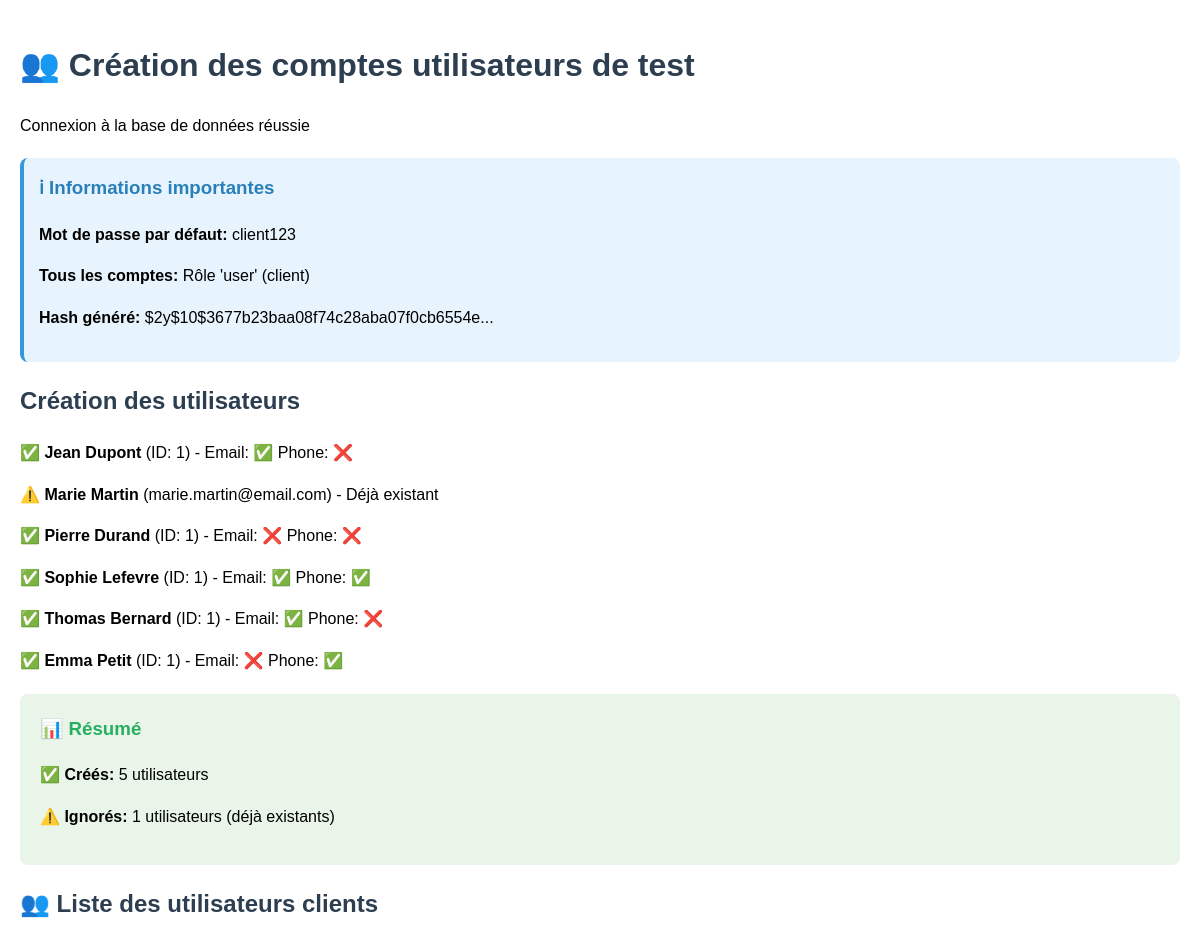
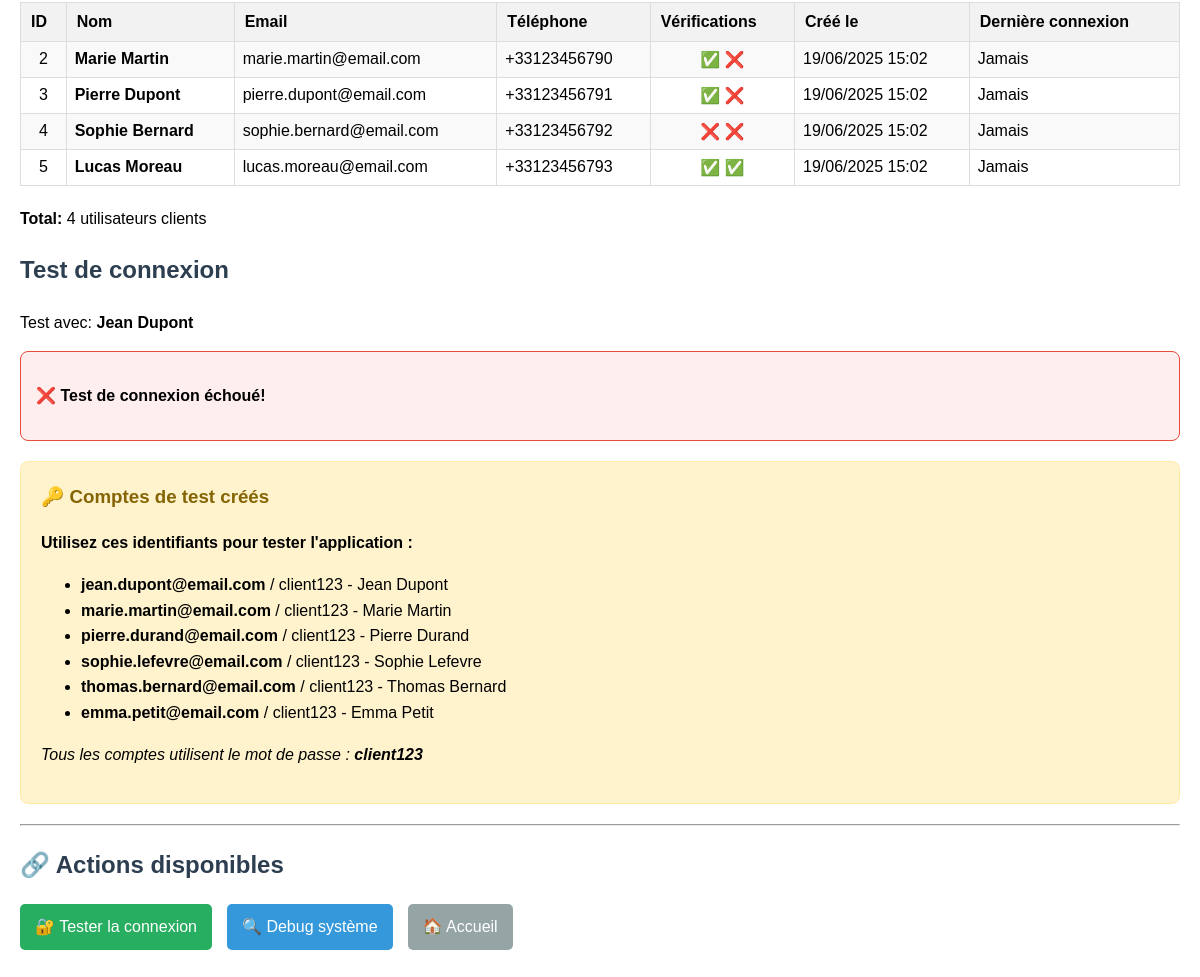
Page /public/create-test-users.php on the committed database (2 pictures, top to bottom).
### tables this page shows
CREATE TABLE IF NOT EXISTS users (
    user_id INT AUTO_INCREMENT PRIMARY KEY,
    first_name VARCHAR(50) NOT NULL,
    last_name VARCHAR(50) NOT NULL,
    email VARCHAR(100) UNIQUE NOT NULL,
    phone VARCHAR(20) NOT NULL,
    password_hash VARCHAR(255) NOT NULL,
    role ENUM('user', 'admin') DEFAULT 'user',
    status ENUM('active', 'inactive', 'deleted') DEFAULT 'active',
    profile_image VARCHAR(255) DEFAULT NULL,
    created_at TIMESTAMP DEFAULT CURRENT_TIMESTAMP,
    updated_at TIMESTAMP DEFAULT CURRENT_TIMESTAMP ON UPDATE CURRENT_TIMESTAMP,
    last_login TIMESTAMP NULL,
    email_verified BOOLEAN DEFAULT FALSE,
    phone_verified BOOLEAN DEFAULT FALSE
);

### public/create-test-users.php (the view, shortened to what this page needs)
<?php
echo "<h1>👥 Création des comptes utilisateurs de test</h1>";
try {
    $pdo = new PDO('mysql:host=localhost;dbname=parking_management_system', 'root', '');
    $pdo->setAttribute(PDO::ATTR_ERRMODE, PDO::ERRMODE_EXCEPTION);
    echo "<p> Connexion à la base de données réussie</p>";
    $defaultPassword = 'client123';
    $passwordHash = password_hash($defaultPassword, PASSWORD_DEFAULT);
    echo "<div style='background: #e8f4fd; padding: 15px; border-radius: 8px; margin: 20px 0; border-left: 4px solid #3498db;'>";
    echo "<h3 style='color: #2980b9; margin-top: 0;'>ℹ Informations importantes</h3>";
    echo "<p><strong>Mot de passe par défaut:</strong> client123</p>";
    echo "<p><strong>Tous les comptes:</strong> Rôle 'user' (client)</p>";
    echo "<p><strong>Hash généré:</strong> " . substr($passwordHash, 0, 50) . "...</p>";
    echo "</div>";
    $testUsers = [
        [
            'first_name' => 'Jean',
            'last_name' => 'Dupont',
            'email' => 'jean.dupont@email.com',
            'phone' => '+33612345678',
            'email_verified' => true,
            'phone_verified' => false
        ],
        [
            'first_name' => 'Marie',
            'last_name' => 'Martin',
            'email' => 'marie.martin@email.com',
            'phone' => '+33623456789',
            'email_verified' => true,
            'phone_verified' => true
        ],
        [
            'first_name' => 'Pierre',
            'last_name' => 'Durand',
            'email' => 'pierre.durand@email.com',
            'phone' => '+33634567890',
            'email_verified' => false,
            'phone_verified' => false
        ],
        [
            'first_name' => 'Sophie',
            'last_name' => 'Lefevre',
            'email' => 'sophie.lefevre@email.com',
            'phone' => '+33645678901',
            'email_verified' => true,
            'phone_verified' => true
        ],
        [
            'first_name' => 'Thomas',
            'last_name' => 'Bernard',
            'email' => 'thomas.bernard@email.com',
            'phone' => '+33656789012',
            'email_verified' => true,
            'phone_verified' => false
        ],
        [
            'first_name' => 'Emma',
            'last_name' => 'Petit',
            'email' => 'emma.petit@email.com',
            'phone' => '+33667890123',
            'email_verified' => false,
            'phone_verified' => true
        ]
    ];
    echo "<h2>Création des utilisateurs</h2>";
    $created = 0;
    $skipped = 0;
    $insertStmt = $pdo->prepare("
        INSERT INTO users (first_name, last_name, email, phone, password_hash, role, status, email_verified, phone_verified)
        VALUES (?, ?, ?, ?, ?, 'user', 'active', ?, ?)
    ");
    $checkStmt = $pdo->prepare("SELECT user_id FROM users WHERE email = ?");
    foreach ($testUsers as $user) {
        $checkStmt->execute([$user['email']]);
        if ($checkStmt->fetch()) {
            echo "<p>⚠️ <strong>{$user['first_name']} {$user['last_name']}</strong> ({$user['email']}) - Déjà existant</p>";
            $skipped++;
        } else {
            $result = $insertStmt->execute([
                $user['first_name'],
                $user['last_name'],
                $user['email'],
                $user['phone'],
                $passwordHash,
                $user['email_verified'] ? 1 : 0,
                $user['phone_verified'] ? 1 : 0
            ]);
            if ($result) {
                $newUserId = $pdo->lastInsertId();
                $emailStatus = $user['email_verified'] ? '✅' : '❌';
                $phoneStatus = $user['phone_verified'] ? '✅' : '❌';
                echo "<p>✅ <strong>{$user['first_name']} {$user['last_name']}</strong> (ID: $newUserId) - Email: $emailStatus Phone: $phoneStatus</p>";
                $created++;
            } else {
                echo "<p>❌ Erreur lors de la création de {$user['first_name']} {$user['last_name']}</p>";
            }
        }
    }
    echo "<div style='background: #e8f5e8; padding: 20px; border-radius: 8px; margin: 20px 0;'>";
    echo "<h3 style='color: #27ae60; margin-top: 0;'>📊 Résumé</h3>";
    echo "<p><strong>✅ Créés:</strong> $created utilisateurs</p>";
    echo "<p><strong>⚠️ Ignorés:</strong> $skipped utilisateurs (déjà existants)</p>";
    echo "</div>";
    echo "<h2>👥 Liste des utilisateurs clients</h2>";
    $stmt = $pdo->query("
        SELECT user_id, first_name, last_name, email, phone,
               email_verified, phone_verified, created_at, last_login
        FROM users
        WHERE role = 'user'
        ORDER BY created_at DESC
    ");
    $users = $stmt->fetchAll();
    if ($users) {
        echo "<table border='1' style='width: 100%; border-collapse: collapse; margin: 20px 0;'>";
        echo "<tr style='background: #f8f9fa;'>";
        echo "<th style='padding: 10px;'>ID</th>";
        echo "<th style='padding: 10px;'>Nom</th>";
        echo "<th style='padding: 10px;'>Email</th>";
        echo "<th style='padding: 10px;'>Téléphone</th>";
        echo "<th style='padding: 10px;'>Vérifications</th>";
        echo "<th style='padding: 10px;'>Créé le</th>";
        echo "<th style='padding: 10px;'>Dernière connexion</th>";
        echo "</tr>";
        foreach ($users as $user) {
            $emailIcon = $user['email_verified'] ? '✅' : '❌';
            $phoneIcon = $user['phone_verified'] ? '✅' : '❌';
            $lastLogin = $user['last_login'] ? date('d/m/Y H:i', strtotime($user['last_login'])) : 'Jamais';
            echo "<tr>";
            echo "<td style='padding: 8px; text-align: center;'>{$user['user_id']}</td>";
            echo "<td style='padding: 8px;'><strong>{$user['first_name']} {$user['last_name']}</strong></td>";
            echo "<td style='padding: 8px;'>{$user['email']}</td>";
            echo "<td style='padding: 8px;'>{$user['phone']}</td>";
            echo "<td style='padding: 8px; text-align: center;'>$emailIcon $phoneIcon</td>";
            echo "<td style='padding: 8px;'>" . date('d/m/Y H:i', strtotime($user['created_at'])) . "</td>";
            echo "<td style='padding: 8px;'>$lastLogin</td>";
            echo "</tr>";
        }
        echo "</table>";
        echo "<p><strong>Total:</strong> " . count($users) . " utilisateurs clients</p>";
    }
    echo "<h2>Test de connexion</h2>";
    if (!empty($testUsers)) {
        $testUser = $testUsers[0];
        echo "<p>Test avec: <strong>{$testUser['first_name']} {$testUser['last_name']}</strong></p>";
        $loginStmt = $pdo->prepare("SELECT user_id, password_hash FROM users WHERE email = ?");
        $loginStmt->execute([$testUser['email']]);
        $userLogin = $loginStmt->fetch();
        if ($userLogin && password_verify($defaultPassword, $userLogin['password_hash'])) {
            echo "<div style='background: #e8f5e8; padding: 15px; border-radius: 8px; border: 1px solid #27ae60;'>";
            echo "<p>✅ <strong>Test de connexion réussi!</strong></p>";
            echo "<p>Utilisateur ID: {$userLogin['user_id']}</p>";
            echo "</div>";
        } else {
            echo "<div style='background: #fee; padding: 15px; border-radius: 8px; border: 1px solid #e74c3c;'>";
            echo "<p>❌ <strong>Test de connexion échoué!</strong></p>";
            echo "</div>";
        }
    }
    echo "<div style='background: #fff3cd; padding: 20px; border-radius: 8px; margin: 20px 0; border: 1px solid #ffeaa7;'>";
    echo "<h3 style='color: #856404; margin-top: 0;'>🔑 Comptes de test créés</h3>";
    echo "<p><strong>Utilisez ces identifiants pour tester l'application :</strong></p>";
    echo "<ul style='margin: 10px 0;'>";
    foreach ($testUsers as $user) {
        echo "<li><strong>{$user['email']}</strong> / client123 - {$user['first_name']} {$user['last_name']}</li>";
    }
    echo "</ul>";
    echo "<p><em>Tous les comptes utilisent le mot de passe : <strong>client123</strong></em></p>";
    echo "</div>";
} catch(Exception $e) {
    echo "<div style='background: #fee; padding: 15px; border-radius: 8px; border: 1px solid #fcc;'>";
    echo "<h2>❌ Erreur</h2>";
    echo "<p><strong>Message:</strong> " . htmlspecialchars($e->getMessage()) . "</p>";
    echo "<p><strong>Fichier:</strong> " . $e->getFile() . " ligne " . $e->getLine() . "</p>";
    echo "</div>";
}
echo "<hr>";
echo "<h2>🔗 Actions disponibles</h2>";
echo "<div style='display: flex; gap: 15px; flex-wrap: wrap;'>";
echo "<a href='index.php#login' style='background: #27ae60; color: white; padding: 10px 15px; border-radius: 5px; text-decoration: none;'>🔐 Tester la connexion</a>";
echo "<a href='debug-register.php' style='background: #3498db; color: white; padding: 10px 15px; border-radius: 5px; text-decoration: none;'>🔍 Debug système</a>";
echo "<a href='index.php' style='background: #95a5a6; color: white; padding: 10px 15px; border-radius: 5px; text-decoration: none;'>🏠 Accueil</a>";
echo "</div>";
?>

### public/create-test-users.php (style rules this page uses)
h1, h2, h3 { color: #2c3e50; }
table { border-collapse: collapse; margin: 20px 0; }
th, td { border: 1px solid #ddd; padding: 8px; text-align: left; }
th { background-color: #f2f2f2; font-weight: 600; }
tr:nth-child(even) { background-color: #f9f9f9; }
a { color: #3498db; text-decoration: none; }

### rows in the picture
users: user_id "2", first_name "Marie", last_name "Martin", email "marie.martin@email.com", phone "+33123456790", email_verified "✅", phone_verified "❌", created_at "19/06/2025 15:02", last_login "Jamais"
users: user_id "3", first_name "Pierre", last_name "Dupont", email "pierre.dupont@email.com", phone "+33123456791", email_verified "✅", phone_verified "❌", created_at "19/06/2025 15:02", last_login "Jamais", email "jean.dupont@email.com", first_name "Jean"
users: user_id "4", first_name "Sophie", last_name "Bernard", email "sophie.bernard@email.com", phone "+33123456792", email_verified "❌", phone_verified "❌", created_at "19/06/2025 15:02", last_login "Jamais"
users: user_id "5", first_name "Lucas", last_name "Moreau", email "lucas.moreau@email.com", phone "+33123456793", email_verified "✅", phone_verified "✅", created_at "19/06/2025 15:02", last_login "Jamais"

### other values in the picture
substr($passwordHash, 0, 50) "$2y$10$3677b23baa08f74c28aba07f0cb6554e"
$user['first_name'] "Jean"
$user['last_name'] "Dupont"
$newUserId "1"
$emailStatus "✅"
$phoneStatus "❌"
$user['first_name'] "Marie"
$user['last_name'] "Martin"
$user['email'] "marie.martin@email.com"
$user['first_name'] "Pierre"
$user['last_name'] "Durand"
$emailStatus "❌"
$user['first_name'] "Sophie"
$user['last_name'] "Lefevre"
$phoneStatus "✅"
